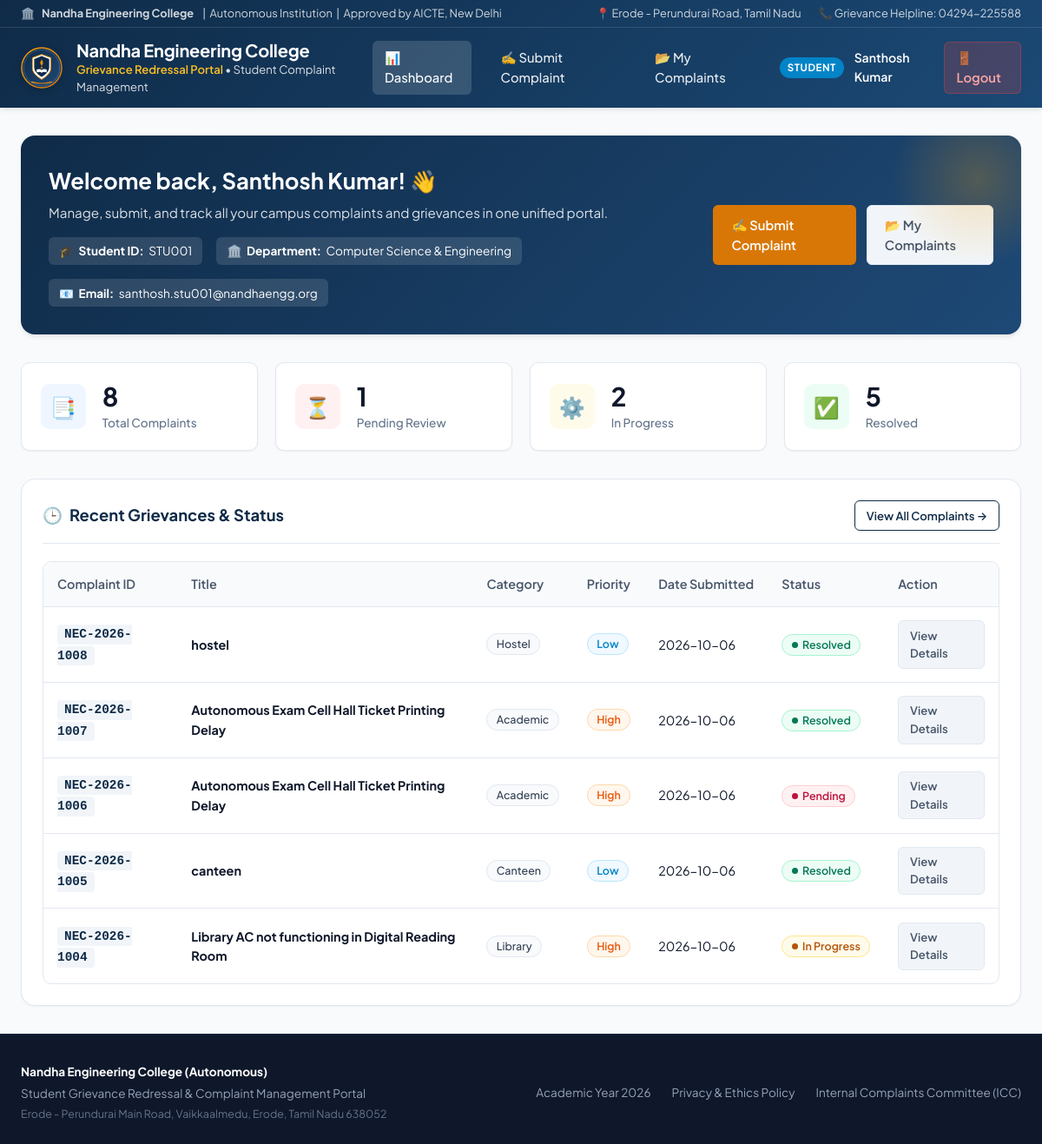
The page /student/dashboard (signed in) on the database its author committed.
### tables this page shows
CREATE TABLE complaints (
            id INTEGER PRIMARY KEY AUTOINCREMENT,
            complaint_id TEXT UNIQUE NOT NULL,
            user_id INTEGER NOT NULL,
            title TEXT NOT NULL,
            category TEXT NOT NULL,
            department TEXT NOT NULL,
            priority TEXT NOT NULL CHECK(priority IN ('Low', 'Medium', 'High', 'Urgent')),
            description TEXT NOT NULL,
            attachment TEXT,
            status TEXT NOT NULL DEFAULT 'Pending' CHECK(status IN ('Pending', 'In Progress', 'Resolved', 'Rejected')),
            admin_response TEXT,
            created_at TIMESTAMP DEFAULT CURRENT_TIMESTAMP,
            updated_at TIMESTAMP DEFAULT CURRENT_TIMESTAMP,
            FOREIGN KEY (user_id) REFERENCES users (id) ON DELETE CASCADE
        );

### app.py (the view)
@app.route('/student/dashboard')
@student_required
def student_dashboard():
    conn = get_db_connection()
    cursor = conn.cursor()
    user_id = session['user_id']
    cursor.execute("SELECT COUNT(*) FROM complaints WHERE user_id = ?", (user_id,))
    total_complaints = cursor.fetchone()[0]
    cursor.execute("SELECT COUNT(*) FROM complaints WHERE user_id = ? AND status = 'Pending'", (user_id,))
    pending_complaints = cursor.fetchone()[0]
    cursor.execute("SELECT COUNT(*) FROM complaints WHERE user_id = ? AND status = 'In Progress'", (user_id,))
    in_progress_complaints = cursor.fetchone()[0]
    cursor.execute("SELECT COUNT(*) FROM complaints WHERE user_id = ? AND status = 'Resolved'", (user_id,))
    resolved_complaints = cursor.fetchone()[0]
    cursor.execute('''
        SELECT * FROM complaints
        WHERE user_id = ?
        ORDER BY created_at DESC
        LIMIT 5
    ''', (user_id,))
    recent_complaints = cursor.fetchall()
    conn.close()
    stats = {
        'total': total_complaints,
        'pending': pending_complaints,
        'in_progress': in_progress_complaints,
        'resolved': resolved_complaints
    }
    return render_template('student_dashboard.html', stats=stats, recent_complaints=recent_complaints)

### app.py (called while the page is built)
def student_required(f):
    @wraps(f)
    def decorated_function(*args, **kwargs):
        if 'user_id' not in session:
            flash("Please sign in as a student.", "warning")
            return redirect(url_for('login'))
        if session.get('role') != 'student':
            flash("Access restricted. Student credentials required.", "danger")
            return redirect(url_for('admin_dashboard'))
        return f(*args, **kwargs)
    return decorated_function

@app.context_processor
def inject_global_data():
    return {
        'college_name': 'Nandha Engineering College',
        'college_short': 'NEC',
        'portal_title': 'College Complaint System',
        'categories': CATEGORIES,
        'departments': DEPARTMENTS,
        'priorities': PRIORITIES,
        'statuses': STATUSES,
        'current_year': datetime.now().year
    }

### database.py (called while the page is built)
def get_db_connection():
    conn = sqlite3.connect(DB_PATH)
    conn.row_factory = sqlite3.Row
    conn.execute("PRAGMA foreign_keys = ON")
    return conn

### templates/student_dashboard.html (shortened to what this page needs)
{% extends "base.html" %}
{% block content %}
<div class="welcome-card">
  <div class="welcome-info">
    <h2>Welcome back, {{ session.get('name') }}! 👋</h2>
    <p>Manage, submit, and track all your campus complaints and grievances in one unified portal.</p>
    <div class="welcome-meta">
      <span>🎓 <strong>Student ID:</strong> {{ session.get('student_id') }}</span>
      <span>🏛️ <strong>Department:</strong> {{ session.get('department') }}</span>
      <span>📧 <strong>Email:</strong> {{ session.get('email') }}</span>
    </div>
  </div>
  <div class="welcome-actions">
    <a href="{{ url_for('submit_complaint') }}" class="btn btn-accent" id="submitComplaintBtn">
      ✍️ Submit Complaint
    </a>
    <a href="{{ url_for('my_complaints') }}" class="btn btn-secondary">
      📂 My Complaints
    </a>
  </div>
</div>
<div class="stats-grid">
  <div class="stat-card total">
    <div class="stat-icon">📑</div>
    <div class="stat-data">
      <h3 id="statTotal">{{ stats.total }}</h3>
      <p>Total Complaints</p>
    </div>
  </div>
  <div class="stat-card pending">
    <div class="stat-icon">⏳</div>
    <div class="stat-data">
      <h3 id="statPending">{{ stats.pending }}</h3>
      <p>Pending Review</p>
    </div>
  </div>
  <div class="stat-card in-progress">
    <div class="stat-icon">⚙️</div>
    <div class="stat-data">
      <h3 id="statInProgress">{{ stats.in_progress }}</h3>
      <p>In Progress</p>
    </div>
  </div>
  <div class="stat-card resolved">
    <div class="stat-icon">✅</div>
    <div class="stat-data">
      <h3 id="statResolved">{{ stats.resolved }}</h3>
      <p>Resolved</p>
    </div>
  </div>
</div>
<div class="card">
  <div class="card-header">
    <h2 class="card-title">
      <span>🕒</span> Recent Grievances & Status
    </h2>
    <div>
      <a href="{{ url_for('my_complaints') }}" class="btn btn-outline-primary btn-sm">
        View All Complaints &rarr;
      </a>
    </div>
  </div>
  {% if recent_complaints %}
    <div class="table-responsive">
      <table class="table">
        <thead>
          <tr>
            <th>Complaint ID</th>
            <th>Title</th>
            <th>Category</th>
            <th>Priority</th>
            <th>Date Submitted</th>
            <th>Status</th>
            <th>Action</th>
          </tr>
        </thead>
        <tbody>
          {% for c in recent_complaints %}
            <tr>
              <td>
                <a href="{{ url_for('complaint_details', complaint_id=c.complaint_id) }}" class="complaint-id-link">
                  {{ c.complaint_id }}
                </a>
              </td>
              <td><strong>{{ c.title }}</strong></td>
              <td>
                <span class="badge badge-category">{{ c.category }}</span>
              </td>
              <td>
                <span class="badge badge-priority-{{ c.priority | lower }}">{{ c.priority }}</span>
              </td>
              <td>{{ c.created_at[:10] }}</td>
              <td>
                {% if c.status == 'Pending' %}
                  <span class="badge badge-status-pending"><span class="badge-dot"></span> Pending</span>
                {% elif c.status == 'In Progress' %}
                  <span class="badge badge-status-in-progress"><span class="badge-dot"></span> In Progress</span>
                {% elif c.status == 'Resolved' %}
                  <span class="badge badge-status-resolved"><span class="badge-dot"></span> Resolved</span>
                {% else %}
                  <span class="badge badge-status-rejected"><span class="badge-dot"></span> {{ c.status }}</span>
                {% endif %}
              </td>
              <td>
                <a href="{{ url_for('complaint_details', complaint_id=c.complaint_id) }}" class="btn btn-secondary btn-sm">
                  View Details
                </a>
              </td>
            </tr>
          {% endfor %}
        </tbody>
      </table>
    </div>
  {% endif %}
</div>
{% endblock %}

### rows shown on the page
complaints: complaint_id "NEC-2026-1008", title "hostel", category "Hostel", priority "Low", created_at "2026-10-06", status "Resolved" (drawn)
complaints: complaint_id "NEC-2026-1007", title "Autonomous Exam Cell Hall Ticket Printing Delay", category "Academic", priority "High", created_at "2026-10-06", status "Resolved" (drawn)
complaints: complaint_id "NEC-2026-1006", title "Autonomous Exam Cell Hall Ticket Printing Delay", category "Academic", priority "High", created_at "2026-10-06", status "Pending" (drawn)
complaints: complaint_id "NEC-2026-1005", title "canteen", category "Canteen", priority "Low", created_at "2026-10-06", status "Resolved" (drawn)
complaints: complaint_id "NEC-2026-1004", title "Library AC not functioning in Digital Reading Room", category "Library", priority "High", created_at "2026-10-06", status "In Progress" (drawn)

### other values the page prints
{{ college_name }} "Nandha Engineering College"
{{ session.get('role') }} "STUDENT"
{{ session.get('name') }} "Santhosh Kumar"
{{ session.get('student_id') }} "STU001"
{{ session.get('department') }} "Computer Science & Engineering"
{{ session.get('email') }} "santhosh.stu001@nandhaengg.org"
{{ stats.total }} "8"
{{ stats.pending }} "1"
{{ stats.in_progress }} "2"
{{ stats.resolved }} "5"
